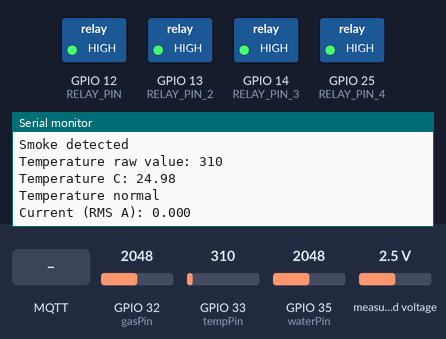
The sketch below on a simulated ESP32. On the bench: switched loads named in the sketch (green lamp = pin HIGH), the last lines printed to the serial monitor. The test bench sets the inputs (shaded band); at power-on: GPIO 33 (tempPin) = 310, GPIO 35 (waterPin) = 2048, GPIO 32 (gasPin) = 2048, measured voltage 2.5 V. WiFi joins after 1.5 s; servers stay silent unless stated; uploads are accepted with an empty reply; no MQTT or app messages arrive unless stated.

Above: at 4.0 s.
4.1 s: GPIO 33 (tempPin) set to 527
At 6.3 s:
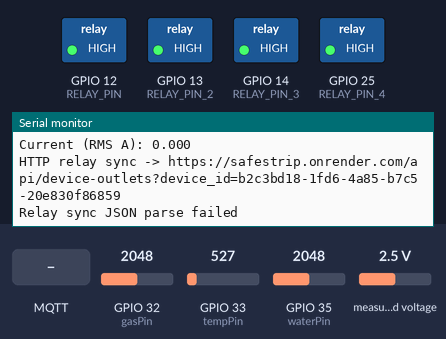
7.9 s: GPIO 35 (waterPin) set to 3040
At 10.84 s:
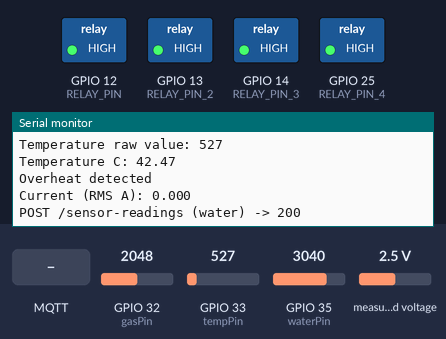
10.9 s: GPIO 32 (gasPin) set to 216
At 11.04 s:
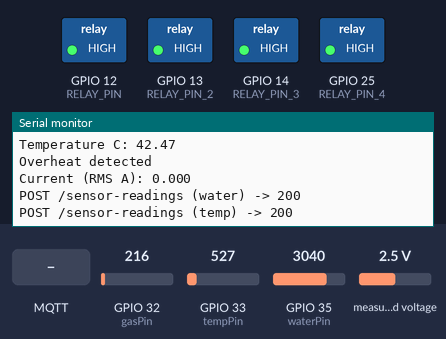
12.7 s: MQTT message "outlet" arrives on the first subscribed topic
At 12.92 s:
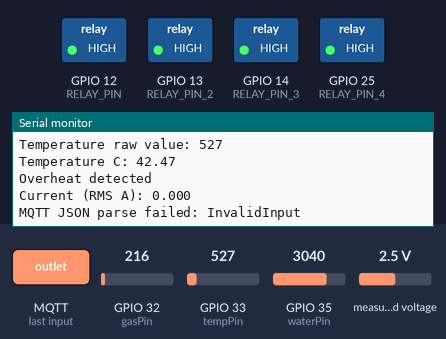

The sketch:

esp32_sensor_readings.ino
```cpp
#include <WiFi.h>
#include <HTTPClient.h>
#include <WiFiClientSecure.h>
#include <Wire.h>
#include <Adafruit_ADS1X15.h>
#include <PubSubClient.h>
#include <ArduinoJson.h>

const char* ssid = "GoulburnBoyz";
const char* password = "americanpie2";
const char* backendBaseUrl = "https://safestrip.onrender.com";

// MQTT
const char* MQTT_HOST     = "79780ac7a4fb4da9bc0a6c5224fbb0cd.s1.eu.hivemq.cloud";
const uint16_t MQTT_PORT  = 8883;
const char* MQTT_USER     = "safestrip-local";
const char* MQTT_PASS     = "Safestrip123";

const char* relayDeviceId = "b2c3bd18-1fd6-4a85-b7c5-20e830f86859";
const char* OUTLET_1_ID   = "4c55bc13-ad02-4975-abc7-0b38961eb858";
const char* OUTLET_2_ID   = "d1be7829-615d-454e-a84b-1edc63515bab";
const char* OUTLET_3_ID   = "b7c9d401-63da-4c02-b902-a76086267869";
const char* OUTLET_4_ID   = "a7028180-df37-4794-ba27-74ded6a0e96c";

// Forward declarations (implementations are below the global sensor variables).
void publishSensorsMqtt();

// Sensor pins
const int waterPin = 35;
const int gasPin   = 32;
const int tempPin  = 33;

// Relay pins
#define RELAY_PIN   12
#define RELAY_PIN_2 13
#define RELAY_PIN_3 14
#define RELAY_PIN_4 25

// ADS1115
Adafruit_ADS1115 ads;

WiFiClientSecure wifiTls;
PubSubClient mqtt(wifiTls);
WiFiClientSecure wifiTlsHttp;

// Relay states
bool outlet1Active = false;
bool outlet2Active = false;
bool outlet3Active = false;
bool outlet4Active = false;

// Thresholds
const int waterThreshold = 3000;
const int smokeThreshold = 1000;
const float overheatThreshold = 35.0;
const int currentRawThreshold = 200;
const bool demoOverCurrent = false;

// Timing
unsigned long lastSensorPrint = 0;
unsigned long lastUpload = 0;
unsigned long lastMqttReconnectAttempt = 0;
unsigned long lastRelaySync = 0;
unsigned long lastWiFiReconnectAttempt = 0;

const unsigned long sensorInterval = 1000;         // 1 sec
const unsigned long uploadInterval = 10000;        // 10 sec
const unsigned long mqttReconnectInterval = 3000;  // 3 sec
const unsigned long relaySyncInterval = 5000;      // 5 sec backup sync
const unsigned long wifiReconnectInterval = 5000;  // 5 sec

// Latest sensor values
int waterValue = 0;
bool waterDetected = false;

int smokeValue = 0;
bool smokeDetected = false;

int tempValue = 0;
float temperatureC = 0.0;
bool overheatDetected = false;

int16_t minVal = 0;
int16_t maxVal = 0;
int16_t currentValue = 0;
float currentVoltage = 0.0;
float currentAmpsRms = 0.0;
bool overCurrentDetected = false;

// Current transformer (SCT013 100A : 50mA) + burden resistor setup.
// Ratio: 100A primary -> 0.05A secondary => 2000:1
static const float CT_TURNS_RATIO = 2000.0f;
static const float BURDEN_OHMS = 100.0f;

// ADS1115 LSB at GAIN_TWOTHIRDS is 0.1875 mV/bit (per Adafruit lib docs).
static const float ADS1115_MV_PER_COUNT = 0.1875f;

void publishSensorMqtt(const char* sensorType, float value, const char* unit, JsonObject raw) {
  if (!mqtt.connected()) return;

  String topic = String("safestrip/device/") + relayDeviceId + "/dashboard";

  StaticJsonDocument<512> doc;
  doc["ev"] = "sensor";
  doc["device_id"] = relayDeviceId;
  doc["sensor_type"] = sensorType;
  doc["value"] = value;
  doc["unit"] = unit;
  doc["raw"] = raw;

  char out[512];
  size_t n = serializeJson(doc, out, sizeof(out));
  if (n == 0) return;

  mqtt.publish(topic.c_str(), out, n);
}

void publishSensorsMqtt() {
  if (!mqtt.connected()) return;

  // WATER
  {
    StaticJsonDocument<128> rawDoc;
    rawDoc["waterDetected"] = waterDetected;
    JsonObject raw = rawDoc.as<JsonObject>();
    publishSensorMqtt("water", (float)waterValue, "analog", raw);
  }

  // TEMP
  {
    StaticJsonDocument<192> rawDoc;
    rawDoc["tempValue"] = tempValue;
    rawDoc["temperatureC"] = temperatureC;
    rawDoc["overheatDetected"] = overheatDetected;
    rawDoc["threshold"] = overheatThreshold;
    JsonObject raw = rawDoc.as<JsonObject>();
    publishSensorMqtt("temp", (float)temperatureC, "C", raw);
  }

  // CURRENT (note: value is ads swing raw, not amps)
  {
    StaticJsonDocument<256> rawDoc;
    rawDoc["currentValue"] = currentValue;
    rawDoc["currentVoltage"] = currentVoltage;
    rawDoc["currentAmpsRms"] = currentAmpsRms;
    rawDoc["overCurrentDetected"] = overCurrentDetected;
    rawDoc["threshold"] = currentRawThreshold;
    JsonObject raw = rawDoc.as<JsonObject>();
    publishSensorMqtt("current", (float)currentAmpsRms, "A", raw);
  }

  // SMOKE
  {
    StaticJsonDocument<192> rawDoc;
    rawDoc["smokeDetected"] = smokeDetected;
    rawDoc["threshold"] = smokeThreshold;
    JsonObject raw = rawDoc.as<JsonObject>();
    publishSensorMqtt("smoke", (float)smokeValue, "analog", raw);
  }
}

void applyRelayStates() {
  // Active LOW relay board
  digitalWrite(RELAY_PIN,   outlet1Active ? LOW : HIGH);
  digitalWrite(RELAY_PIN_2, outlet2Active ? LOW : HIGH);
  digitalWrite(RELAY_PIN_3, outlet3Active ? LOW : HIGH);
  digitalWrite(RELAY_PIN_4, outlet4Active ? LOW : HIGH);

  Serial.print("Relays applied -> ");
  Serial.print("1:");
  Serial.print(outlet1Active ? "ON " : "OFF ");
  Serial.print("2:");
  Serial.print(outlet2Active ? "ON " : "OFF ");
  Serial.print("3:");
  Serial.print(outlet3Active ? "ON " : "OFF ");
  Serial.print("4:");
  Serial.println(outlet4Active ? "ON" : "OFF");
}

void onMqttMessage(char* topic, byte* payload, unsigned int length) {
  if (length == 0 || length > 512) {
    Serial.println("MQTT payload invalid length");
    return;
  }

  char buf[513];
  memcpy(buf, payload, length);
  buf[length] = '\0';

  StaticJsonDocument<256> doc;
  DeserializationError err = deserializeJson(doc, buf);
  if (err) {
    Serial.print("MQTT JSON parse failed: ");
    Serial.println(err.c_str());
    return;
  }

  const char* ev = doc["ev"];
  if (!ev || strcmp(ev, "outlet") != 0) {
    // Ignore sensor (and other) events on this device subscription topic.
    return;
  }

  // Only outlet commands are logged verbosely.
  Serial.print("MQTT outlet cmd on topic: ");
  Serial.println(topic);

  const char* id = doc["id"];
  if (!id) {
    Serial.println("MQTT missing outlet id");
    return;
  }

  bool is_active = doc["is_active"] | false;

  if (strcmp(id, OUTLET_1_ID) == 0) {
    outlet1Active = is_active;
  } else if (strcmp(id, OUTLET_2_ID) == 0) {
    outlet2Active = is_active;
  } else if (strcmp(id, OUTLET_3_ID) == 0) {
    outlet3Active = is_active;
  } else if (strcmp(id, OUTLET_4_ID) == 0) {
    outlet4Active = is_active;
  } else {
    Serial.println("MQTT outlet id not recognized");
    return;
  }

  applyRelayStates();

  Serial.print("Outlet MQTT: ");
  Serial.print(id);
  Serial.print(" -> ");
  Serial.println(is_active ? "ON" : "OFF");
}

bool connectMqtt() {
  String topic = String("safestrip/device/") + relayDeviceId + "/dashboard";

  wifiTls.setInsecure();
  mqtt.setServer(MQTT_HOST, MQTT_PORT);
  mqtt.setCallback(onMqttMessage);
  mqtt.setBufferSize(512);
  mqtt.setKeepAlive(30);

  uint8_t mac[6];
  WiFi.macAddress(mac);

  char clientId[32];
  snprintf(clientId, sizeof(clientId), "safestrip-%02x%02x%02x%02x",
           mac[2], mac[3], mac[4], mac[5]);

  Serial.print("Connecting MQTT as client: ");
  Serial.println(clientId);

  if (!mqtt.connect(clientId, MQTT_USER, MQTT_PASS)) {
    Serial.print("MQTT connect failed, state=");
    Serial.println(mqtt.state());
    return false;
  }

  Serial.println("MQTT connected");

  if (!mqtt.subscribe(topic.c_str())) {
    Serial.println("MQTT subscribe failed");
    mqtt.disconnect();
    return false;
  }

  Serial.print("Subscribed to: ");
  Serial.println(topic);

  return true;
}

bool syncOutletsFromHttpOnce() {
  String url = String(backendBaseUrl) + "/api/device-outlets?device_id=" + relayDeviceId;
  HTTPClient http;

  Serial.print("HTTP relay sync -> ");
  Serial.println(url);

  wifiTlsHttp.setInsecure();
  http.begin(wifiTlsHttp, url);
  int code = http.GET();

  if (code != HTTP_CODE_OK) {
    Serial.print("Relay sync failed, code: ");
    Serial.println(code);
    http.end();
    return false;
  }

  String payload = http.getString();
  http.end();

  StaticJsonDocument<1024> doc;
  DeserializationError err = deserializeJson(doc, payload);
  if (err || !doc.is<JsonArray>()) {
    Serial.println("Relay sync JSON parse failed");
    return false;
  }

  bool found1 = false, found2 = false, found3 = false, found4 = false;

  for (JsonObject obj : doc.as<JsonArray>()) {
    const char* id = obj["id"];
    if (!id) continue;

    bool is_active = obj["is_active"] | false;

    if (strcmp(id, OUTLET_1_ID) == 0) {
      outlet1Active = is_active;
      found1 = true;
    } else if (strcmp(id, OUTLET_2_ID) == 0) {
      outlet2Active = is_active;
      found2 = true;
    } else if (strcmp(id, OUTLET_3_ID) == 0) {
      outlet3Active = is_active;
      found3 = true;
    } else if (strcmp(id, OUTLET_4_ID) == 0) {
      outlet4Active = is_active;
      found4 = true;
    }
  }

  applyRelayStates();
  Serial.println("Relay states synced from HTTP");

  return found1 && found2 && found3 && found4;
}

void connectWiFiIfNeeded() {
  if (WiFi.status() == WL_CONNECTED) return;

  unsigned long now = millis();
  if (now - lastWiFiReconnectAttempt < wifiReconnectInterval) return;
  lastWiFiReconnectAttempt = now;

  Serial.println("WiFi disconnected. Reconnecting...");
  WiFi.disconnect();
  WiFi.begin(ssid, password);
}

void readSensors() {
  // WATER
  waterValue = analogRead(waterPin);
  waterDetected = (waterValue < waterThreshold);

  // SMOKE
  smokeValue = analogRead(gasPin);
  smokeDetected = (smokeValue > smokeThreshold);

  // TEMP
  tempValue = analogRead(tempPin);
  float voltage = (tempValue / 4095.0f) * 3.3f;
  temperatureC = voltage * 100.0f;   // LM35 assumption
  overheatDetected = (temperatureC > overheatThreshold);

  // CURRENT via ADS1115
  minVal = 32767;
  maxVal = -32768;

  // Compute RMS current from biased AC waveform.
  // We sample for a fixed time window to capture multiple mains cycles.
  const unsigned long sampleWindowMs = 250; // ~12 cycles @50Hz, ~15 @60Hz
  unsigned long t0 = millis();

  // First pass: gather min/max and mean (bias) in ADC counts.
  long sum = 0;
  int n = 0;
  while (millis() - t0 < sampleWindowMs) {
    mqtt.loop(); // keep MQTT responsive during ADC sampling
    int16_t sample = ads.readADC_SingleEnded(0);
    if (sample < minVal) minVal = sample;
    if (sample > maxVal) maxVal = sample;
    sum += sample;
    n++;
  }

  float mean = (n > 0) ? (float)sum / (float)n : 0.0f;

  // Second pass: RMS of AC component around mean.
  // Note: ADS1115 reads are not buffered; we resample for RMS over the same duration.
  t0 = millis();
  double sumSq = 0.0;
  n = 0;
  while (millis() - t0 < sampleWindowMs) {
    mqtt.loop();
    float s = (float)ads.readADC_SingleEnded(0) - mean;
    sumSq += (double)s * (double)s;
    n++;
  }

  float countsRms = (n > 0) ? sqrt((float)(sumSq / (double)n)) : 0.0f;

  // Keep the existing "swing" debug fields as well (peak-to-peak).
  currentValue = maxVal - minVal; // counts peak-to-peak
  currentVoltage = (currentValue * ADS1115_MV_PER_COUNT) / 1000.0f; // approx Vpp

  // Convert counts RMS -> volts RMS -> amps RMS.
  float voltsRms = (countsRms * ADS1115_MV_PER_COUNT) / 1000.0f;
  float secAmpsRms = (BURDEN_OHMS > 0.0f) ? (voltsRms / BURDEN_OHMS) : 0.0f;
  currentAmpsRms = secAmpsRms * CT_TURNS_RATIO;

  // Over-current detection remains based on raw swing threshold unless demo is enabled.
  overCurrentDetected = demoOverCurrent || (currentValue > currentRawThreshold);

  Serial.print("Water Analog value: ");
  Serial.println(waterValue);
  Serial.println(waterDetected ? "Water detected" : "Dry");

  Serial.print("Smoke analog value: ");
  Serial.println(smokeValue);
  Serial.println(smokeDetected ? "Smoke detected" : "No smoke detected");

  Serial.print("Temperature raw value: ");
  Serial.println(tempValue);
  Serial.print("Temperature C: ");
  Serial.println(temperatureC);
  Serial.println(overheatDetected ? "Overheat detected" : "Temperature normal");

  Serial.print("Current (RMS A): ");
  Serial.println(currentAmpsRms, 3);

  // Serial.print("Min ADC: ");
  // Serial.print(minVal);
  // Serial.print(" | Max ADC: ");
  // Serial.print(maxVal);
  // Serial.print(" | Swing ADC: ");
  // Serial.println(currentValue);

  // Serial.print("Min V: ");
  // Serial.print(minVoltage, 4);
  // Serial.print(" | Max V: ");
  // Serial.print(maxVoltage, 4);
  // Serial.print(" | Swing V: ");
  // Serial.println(currentVoltage, 4);

  // Serial.print("Over-current detected: ");
  // Serial.println(overCurrentDetected ? "YES" : "NO");

  // Serial.println("-----------------------------");

  // Real-time updates to the app over MQTT (sensorInterval cadence).
  publishSensorsMqtt();
}

void uploadSensors() {
  if (WiFi.status() != WL_CONNECTED) {
    Serial.println("WiFi not connected, skipping upload.");
    return;
  }

  wifiTlsHttp.setInsecure();
  String url = String(backendBaseUrl) + "/sensor-readings";
  char q = char(34);

  // Sensor readings are device-wide for now (no per-outlet sensor_id assignment).

  // WATER
  {
    HTTPClient http;
    http.begin(wifiTlsHttp, url);
    http.addHeader("Content-Type", "application/json");

    String json = String("{") + String(q) + "device_id" + String(q) + ":" + String(q) + relayDeviceId + String(q) + ","
                + String(q) + "sensor_type" + String(q) + ":" + String(q) + "water" + String(q) + ","
                + String(q) + "value" + String(q) + ":" + String(waterValue) + ","
                + String(q) + "unit" + String(q) + ":" + String(q) + "analog" + String(q) + ","
                + String(q) + "raw" + String(q) + ":{"
                + String(q) + "waterDetected" + String(q) + ":" + (waterDetected ? "true" : "false")
                + "}}";

    int code = http.POST(json);
    Serial.print("POST /sensor-readings (water) -> ");
    Serial.println(code);
    http.end();
  }

  mqtt.loop();

  // TEMP
  {
    HTTPClient http;
    http.begin(wifiTlsHttp, url);
    http.addHeader("Content-Type", "application/json");

    String json = String("{") + String(q) + "device_id" + String(q) + ":" + String(q) + relayDeviceId + String(q) + ","
                + String(q) + "sensor_type" + String(q) + ":" + String(q) + "temp" + String(q) + ","
                + String(q) + "value" + String(q) + ":" + String(temperatureC, 2) + ","
                + String(q) + "unit" + String(q) + ":" + String(q) + "C" + String(q) + ","
                + String(q) + "raw" + String(q) + ":{"
                + String(q) + "tempValue" + String(q) + ":" + String(tempValue) + ","
                + String(q) + "temperatureC" + String(q) + ":" + String(temperatureC, 2) + ","
                + String(q) + "overheatDetected" + String(q) + ":" + (overheatDetected ? "true" : "false") + ","
                + String(q) + "threshold" + String(q) + ":" + String(overheatThreshold, 2)
                + "}}";

    int code = http.POST(json);
    Serial.print("POST /sensor-readings (temp) -> ");
    Serial.println(code);
    http.end();
  }

  mqtt.loop();

  // CURRENT
  {
    HTTPClient http;
    http.begin(wifiTlsHttp, url);
    http.addHeader("Content-Type", "application/json");

    String json = String("{") + String(q) + "device_id" + String(q) + ":" + String(q) + relayDeviceId + String(q) + ","
                + String(q) + "sensor_type" + String(q) + ":" + String(q) + "current" + String(q) + ","
                + String(q) + "value" + String(q) + ":" + String(currentAmpsRms, 3) + ","
                + String(q) + "unit" + String(q) + ":" + String(q) + "A" + String(q) + ","
                + String(q) + "raw" + String(q) + ":{"
                + String(q) + "currentValue" + String(q) + ":" + String(currentValue) + ","
                + String(q) + "currentVoltage" + String(q) + ":" + String(currentVoltage, 4) + ","
                + String(q) + "currentAmpsRms" + String(q) + ":" + String(currentAmpsRms, 3) + ","
                + String(q) + "overCurrentDetected" + String(q) + ":" + (overCurrentDetected ? "true" : "false") + ","
                + String(q) + "threshold" + String(q) + ":" + String(currentRawThreshold)
                + "}}";

    int code = http.POST(json);
    Serial.print("POST /sensor-readings (current) -> ");
    Serial.println(code);
    http.end();
  }

  mqtt.loop();

  // SMOKE
  {
    HTTPClient http;
    http.begin(wifiTlsHttp, url);
    http.addHeader("Content-Type", "application/json");

    String json = String("{") + String(q) + "device_id" + String(q) + ":" + String(q) + relayDeviceId + String(q) + ","
                + String(q) + "sensor_type" + String(q) + ":" + String(q) + "smoke" + String(q) + ","
                + String(q) + "value" + String(q) + ":" + String(smokeValue) + ","
                + String(q) + "unit" + String(q) + ":" + String(q) + "analog" + String(q) + ","
                + String(q) + "raw" + String(q) + ":{"
                + String(q) + "smokeDetected" + String(q) + ":" + (smokeDetected ? "true" : "false") + ","
                + String(q) + "threshold" + String(q) + ":" + String(smokeThreshold)
                + "}}";

    int code = http.POST(json);
    Serial.print("POST /sensor-readings (smoke) -> ");
    Serial.println(code);
    http.end();
  }
}

void setup() {
  Serial.begin(115200);
  delay(1000);
  Serial.println("hello");

  pinMode(RELAY_PIN, OUTPUT);
  pinMode(RELAY_PIN_2, OUTPUT);
  pinMode(RELAY_PIN_3, OUTPUT);
  pinMode(RELAY_PIN_4, OUTPUT);

  // Relay OFF initially (active LOW board)
  digitalWrite(RELAY_PIN, HIGH);
  digitalWrite(RELAY_PIN_2, HIGH);
  digitalWrite(RELAY_PIN_3, HIGH);
  digitalWrite(RELAY_PIN_4, HIGH);

  Wire.begin(26, 27);
  delay(100);

  Serial.println("Scanning I2C...");
  for (byte addr = 1; addr < 127; addr++) {
    Wire.beginTransmission(addr);
    if (Wire.endTransmission() == 0) {
      Serial.print("Found device at 0x");
      if (addr < 16) Serial.print("0");
      Serial.println(addr, HEX);
    }
  }

  if (!ads.begin(0x48, &Wire)) {
    Serial.println("Failed to initialize ADS1115!");
    while (1) {
      delay(1000);
    }
  }

  ads.setGain(GAIN_TWOTHIRDS);
  Serial.println("ADS1115 initialized.");

  WiFi.begin(ssid, password);
  Serial.print("Connecting to WiFi");
  while (WiFi.status() != WL_CONNECTED) {
    delay(500);
    Serial.print(".");
  }
  Serial.println("\nConnected to WiFi");

  syncOutletsFromHttpOnce();

  if (!connectMqtt()) {
    Serial.println("Initial MQTT connect failed. Will retry in loop.");
  }
}

void loop() {
  connectWiFiIfNeeded();

  if (WiFi.status() == WL_CONNECTED) {
    if (!mqtt.connected()) {
      unsigned long now = millis();
      if (now - lastMqttReconnectAttempt >= mqttReconnectInterval) {
        lastMqttReconnectAttempt = now;
        Serial.println("Attempting MQTT reconnect...");
        connectMqtt();
      }
    } else {
      mqtt.loop();
    }
  }

  // Keep MQTT responsive
  mqtt.loop();

  unsigned long now = millis();

  // Read and print sensors every 1 second
  if (now - lastSensorPrint >= sensorInterval) {
    lastSensorPrint = now;
    readSensors();
  }

  // Upload sensors every 10 seconds
  if (now - lastUpload >= uploadInterval) {
    lastUpload = now;
    uploadSensors();
  }

  // Backup relay sync every 5 seconds
  if (now - lastRelaySync >= relaySyncInterval) {
    lastRelaySync = now;
    syncOutletsFromHttpOnce();
  }

  delay(20);
}
```

Measured:
- after the input at 4.1 s, the serial monitor: prints a new line after 1.3 s (image 1)
- after the input at 7.9 s, the serial monitor: prints a new line after 0.53 s (image 2)
- after the input at 12.7 s, the serial monitor: prints a new line at once (image 4)
